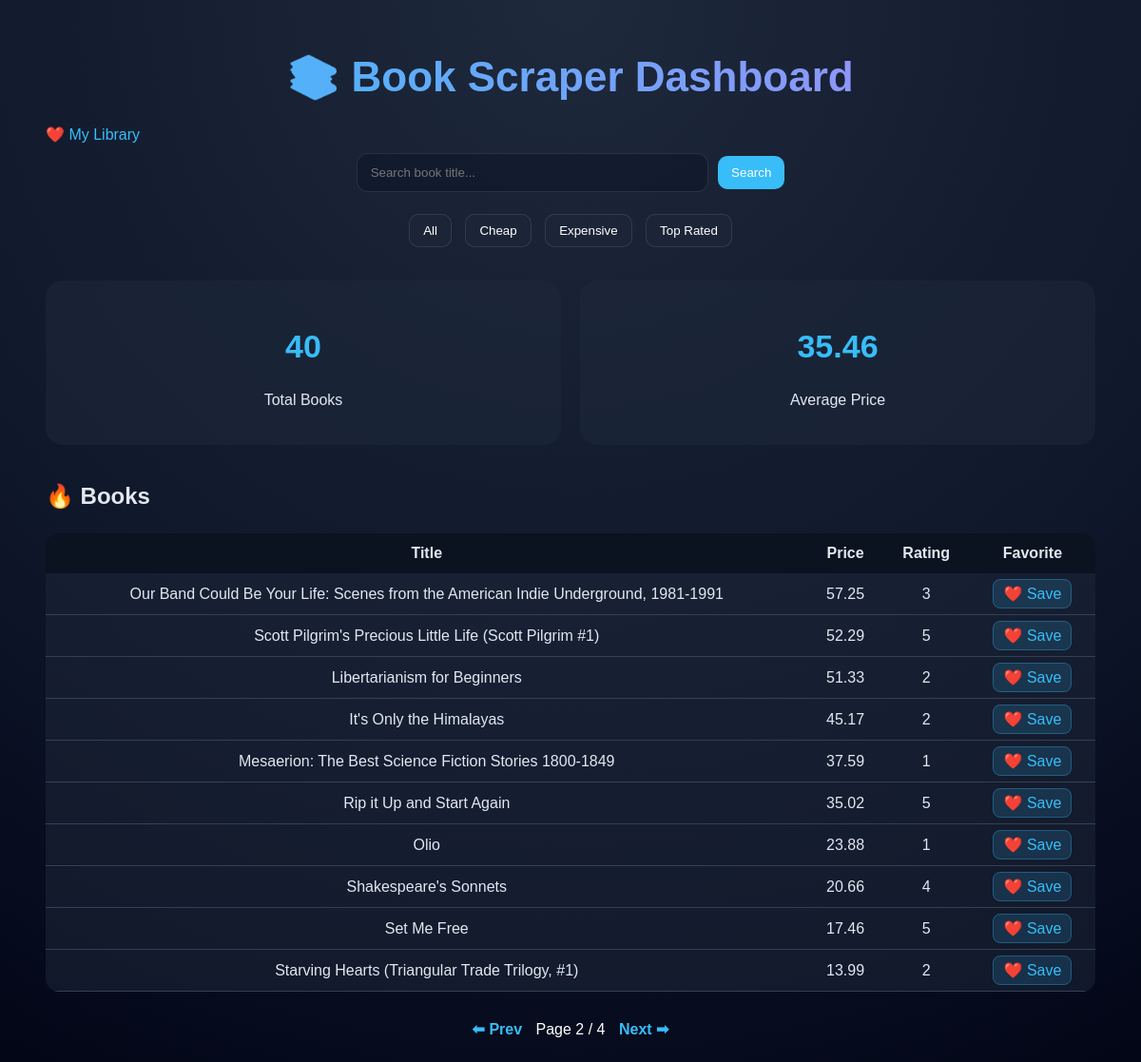
Screenshot of /?page=2 with the database file from the repository.
### models.py (models this page shows)
class Book(db.Model):
    id = db.Column(db.Integer, primary_key=True)
    title = db.Column(db.String(300), nullable=False)
    price = db.Column(db.Float, nullable=False)
    rating = db.Column(db.Integer, nullable=False)
    favorites = db.relationship('Favorite', backref='book', lazy=True)

### routes/books.py (the view)
@books_bp.route("/")
def home():
    query = request.args.get("q")
    filter_type = request.args.get("filter")
    page = request.args.get("page", 1, type=int)
    per_page = 10
    books_query = Book.query
    if query:
        books_query = books_query.filter(Book.title.ilike(f"%{query}%"))
    if filter_type == "cheap":
        books_query = books_query.filter(Book.price < 20)
    elif filter_type == "expensive":
        books_query = books_query.filter(Book.price >= 20)
    elif filter_type == "top":
        books_query = books_query.filter(Book.rating >= 4)
    pagination = books_query.paginate(page=page, per_page=per_page)
    books_list = pagination.items
    total_books = pagination.total
    pages = pagination.pages   # ✅ pagination UI için eklendi
    avg_price = round(
        sum(b.price for b in books_list) / len(books_list),
        2
    ) if books_list else 0
    top_books = sorted(books_list, key=lambda x: x.price, reverse=True)
    prices = [b.price for b in books_list]
    ratings = [b.rating for b in books_list]
    if books_list:
        fig_price = px.histogram(
            x=prices,
            nbins=15,
            title="Price Distribution"
        )
        price_chart = fig_price.to_html(full_html=False)
        rating_counts = {}
        for r in ratings:
            rating_counts[r] = rating_counts.get(r, 0) + 1
        fig_rating = px.bar(
            x=list(rating_counts.keys()),
            y=list(rating_counts.values()),
            title="Rating Distribution"
        )
        rating_chart = fig_rating.to_html(full_html=False)
    else:
        price_chart = "<p>No data</p>"
        rating_chart = "<p>No data</p>"
    return render_template(
        "index.html",
        total_books=total_books,
        avg_price=avg_price,
        tables=[
            {"id": b.id, "title": b.title, "price": b.price, "rating": b.rating}
            for b in top_books
        ],
        query=query,
        page=page,
        pages=pages,  # ✅ pagination UI
        has_next=pagination.has_next,
        has_prev=pagination.has_prev,
        price_chart=price_chart,
        rating_chart=rating_chart
    )

### templates/index.html (shortened to what this page needs)
<!DOCTYPE html>
<html>
<head>
</head>
<body>
<div class="container">
    <h1>📚 Book Scraper Dashboard</h1>
    <a href="/library" style="color:#38bdf8; text-decoration:none;">
        ❤️ My Library
    </a>
    <form class="search-box" method="GET">
        <input type="text" name="q" placeholder="Search book title..." value="{{ query or '' }}" id="searchInput">
        <button type="submit">Search</button>
    </form>
    <div class="filters">
        <a href="/"><button>All</button></a>
        <a href="/?filter=cheap"><button>Cheap</button></a>
        <a href="/?filter=expensive"><button>Expensive</button></a>
        <a href="/?filter=top"><button>Top Rated</button></a>
    </div>
    <div class="cards">
        <div class="card">
            <h2>{{ total_books }}</h2>
            <p>Total Books</p>
        </div>
        <div class="card">
            <h2>{{ avg_price }}</h2>
            <p>Average Price</p>
        </div>
    </div>
    <h2 style="margin-top:40px;">🔥 Books</h2>
    {% if tables %}
    <table>
        <tr>
            <th>Title</th>
            <th>Price</th>
            <th>Rating</th>
            <th>Favorite</th>
        </tr>
        {% for book in tables %}
        <tr>
            <td>{{ book.title }}</td>
            <td>{{ book.price }}</td>
            <td>{{ book.rating }}</td>
            <td>
                <a class="fav-btn" href="/favorite/{{ book.id }}">❤️ Save</a>
            </td>
        </tr>
        {% endfor %}
    </table>
    {% endif %}
    <div class="pagination">
        {% set total_pages = (total_books // 10) + (1 if total_books % 10 else 0) %}
        {% if has_prev %}
            <a href="/?page={{ page - 1 }}">⬅ Prev</a>
        {% endif %}
        <span>
            Page {{ page }} / {{ total_pages }}
        </span>
        {% if has_next %}
            <a href="/?page={{ page + 1 }}">Next ➡</a>
        {% endif %}
    </div>
</div>
</body>
</html>

### templates/index.html (style rules this page uses)
body { font-family: Arial, sans-serif; margin: 0; background: radial-gradient(circle at top, #1e293b, #0f172a 60%, #020617); color: #e2e8f0; }
.container { width: 92%; margin: auto; padding: 25px; }
h1 { text-align: center; margin-top: 30px; margin-bottom: 25px; font-size: 44px; font-weight: 900; background: linear-gradient(90deg, #38bdf8, #a78bfa); -webkit-background-clip: text; background-clip: text; -webkit-text-fill-color: transparent; }
.search-box { text-align: center; margin-top: 10px; }
.search-box input { width: 340px; padding: 12px 14px; border-radius: 12px; border: 1px solid rgba(255,255,255,0.1); background: rgba(15, 23, 42, 0.65); color: white; }
.search-box button { padding: 10px 14px; border-radius: 10px; border: none; background: #38bdf8; color: white; cursor: pointer; margin-left: 6px; }
.filters { text-align: center; margin-top: 18px; }
.filters a button { margin: 5px; padding: 9px 14px; border-radius: 10px; background: rgba(30, 41, 59, 0.5); color: white; border: 1px solid rgba(255,255,255,0.1); cursor: pointer; }
.cards { display: flex; gap: 20px; margin-top: 30px; }
.card { flex: 1; padding: 22px; border-radius: 18px; background: rgba(30, 41, 59, 0.55); text-align: center; }
.card h2 { font-size: 34px; color: #38bdf8; }
table { width: 100%; margin-top: 25px; border-collapse: collapse; border-radius: 14px; overflow: hidden; background: rgba(30, 41, 59, 0.5); }
th { background: #0b1220; padding: 12px; }
td { padding: 12px; text-align: center; border-bottom: 1px solid #334155; }
.fav-btn { text-decoration: none; padding: 6px 10px; border-radius: 8px; background: rgba(56,189,248,0.15); color: #38bdf8; border: 1px solid rgba(56,189,248,0.3); transition: 0.2s; }
.pagination { text-align: center; margin-top: 30px; }
.pagination a { margin: 0 10px; color: #38bdf8; text-decoration: none; font-weight: bold; }
.pagination span { color: white; }

### rows the page displays
Book: title "Our Band Could Be Your Life: Scenes from the American Indie Underground, 1981-1991", price "57.25", rating "3"
Book: title "Scott Pilgrim's Precious Little Life (Scott Pilgrim #1)", price "52.29", rating "5"
Book: title "Libertarianism for Beginners", price "51.33", rating "2"
Book: title "It's Only the Himalayas", price "45.17", rating "2"
Book: title "Mesaerion: The Best Science Fiction Stories 1800-1849", price "37.59", rating "1"
Book: title "Rip it Up and Start Again", price "35.02", rating "5"
Book: title "Olio", price "23.88", rating "1"
Book: title "Shakespeare's Sonnets", price "20.66", rating "4"
Book: title "Set Me Free", price "17.46", rating "5"
Book: title "Starving Hearts (Triangular Trade Trilogy, #1)", price "13.99", rating "2"

### other values shown
{{ total_books }} "40"
{{ avg_price }} "35.46"
{{ page }} "2"
{{ total_pages }} "4"
